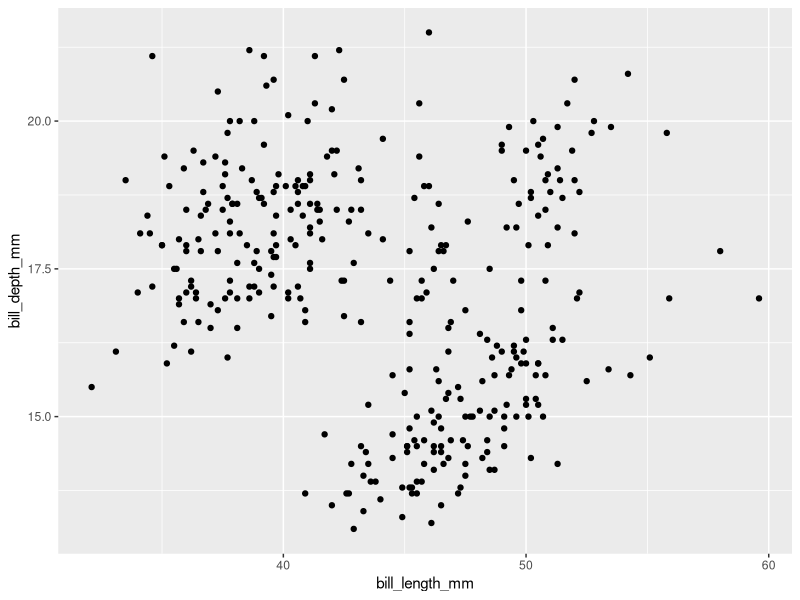
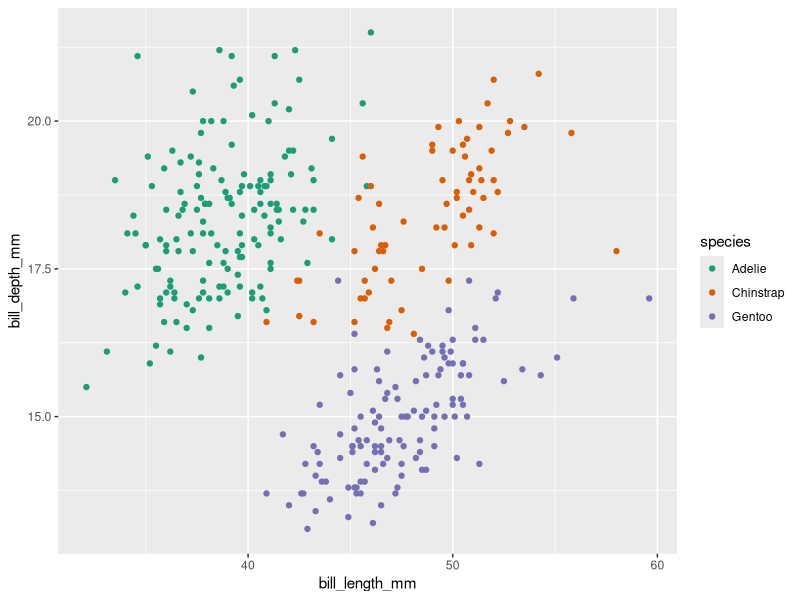
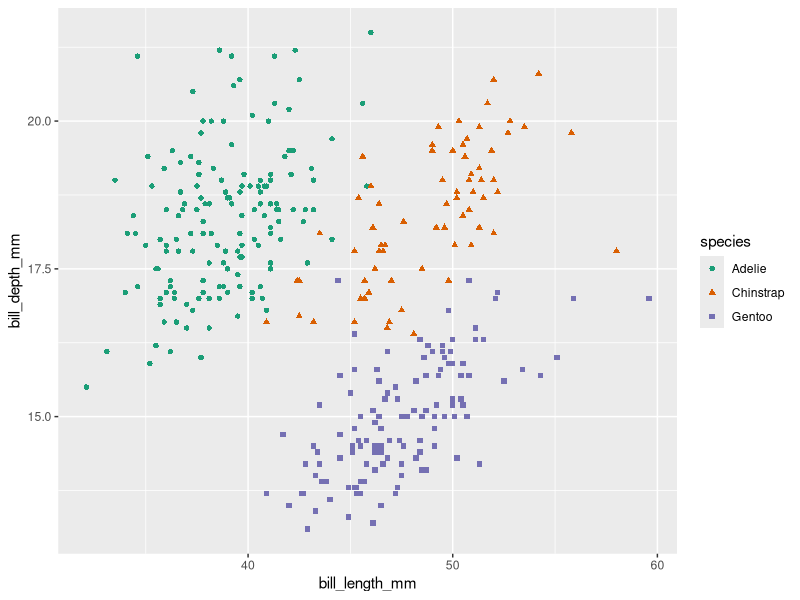
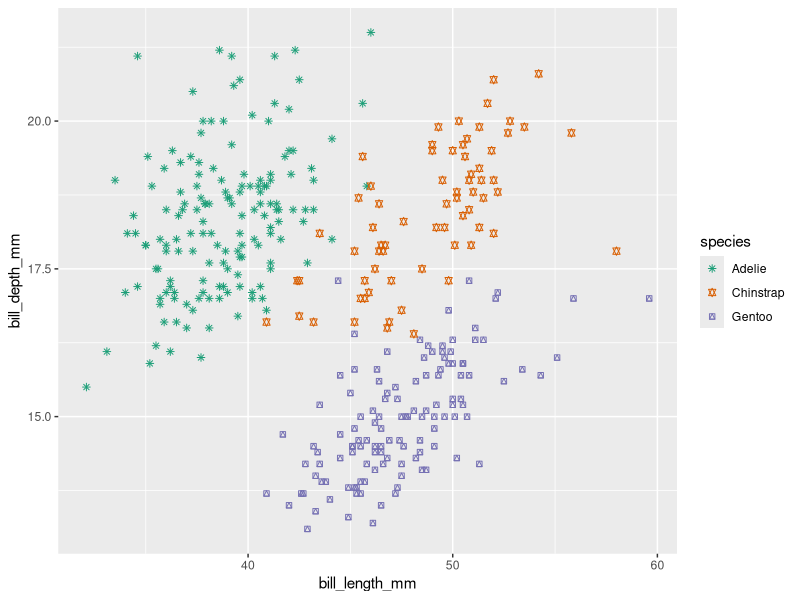
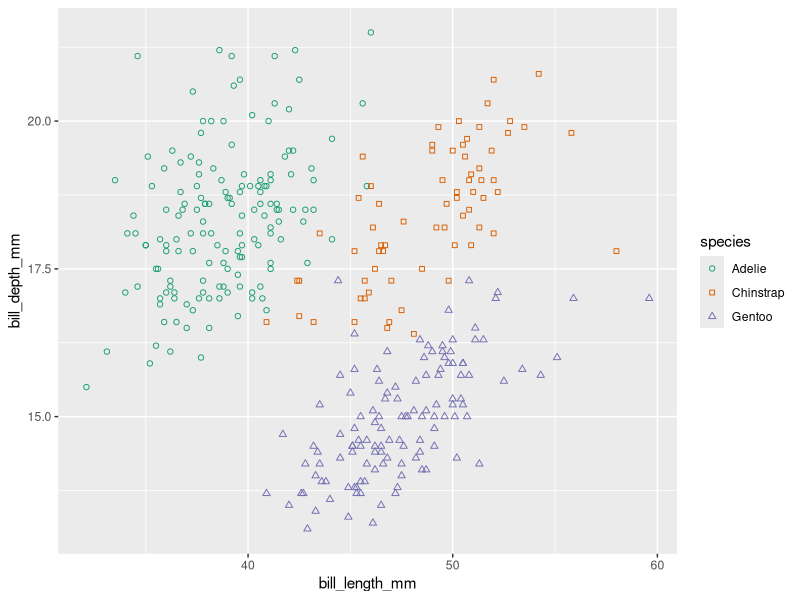
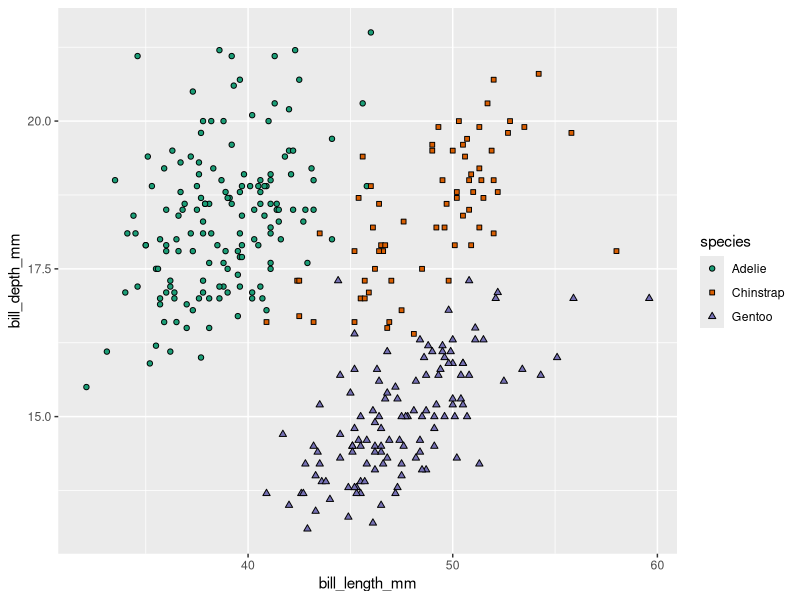
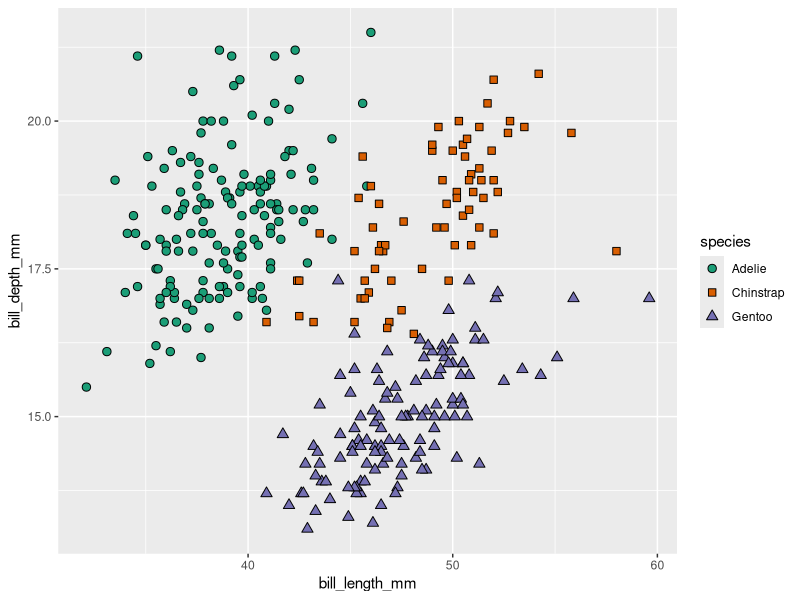
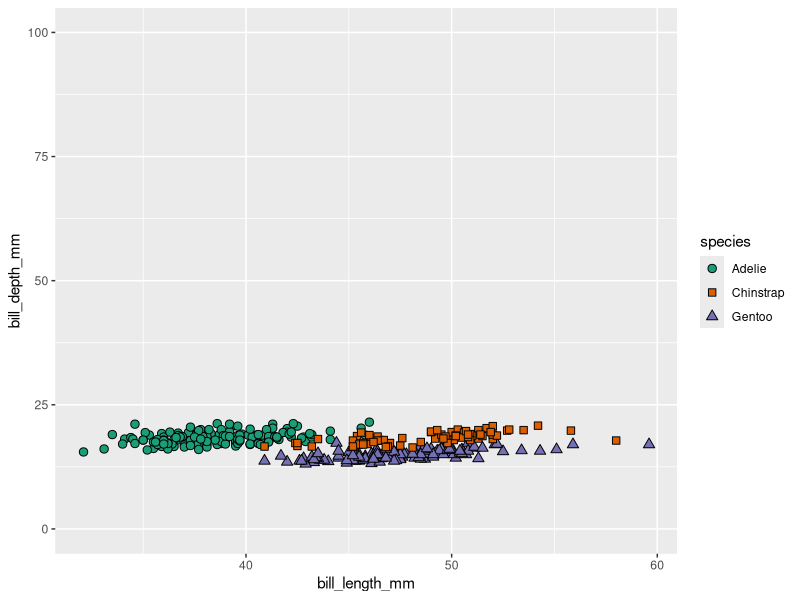

R code for these plots, in order:
## ---- chunk 1
# install.packages("palmerpenguins")
library(ggplot2)
library(here)
library(palmerpenguins)


## ---- chunk 2
# Read in the palmer penguins data
penguins <- penguins
## ---- chunk 3
# Putting a "?" in front of a function (or built-in dataset) will automatically bring up its help page!
?penguins
## ---- chunk 4
ggplot(data = penguins, aes(x = bill_length_mm, y = bill_depth_mm)) +
  geom_point()
## ---- chunk 5

## ---- chunk 6
ggplot(data = penguins, aes(x = bill_length_mm, y = bill_depth_mm)) +
  geom_point(aes(color = species)) +
  scale_color_brewer(palette = "Dark2")
## ---- chunk 7
ggplot(data = penguins, aes(x = bill_length_mm, y = bill_depth_mm)) +
  geom_point(aes(color = species,
                 shape = species)) +
  scale_color_brewer(palette = "Dark2")
## ---- chunk 8
ggplot(data = penguins, aes(x = bill_length_mm, y = bill_depth_mm)) +
  geom_point(aes(color = species,
                 shape = species)) +
  scale_color_brewer(palette = "Dark2") +
  scale_shape_manual(values = c(8, 11, 14))
## ---- chunk 9
ggplot(data = penguins, aes(x = bill_length_mm, y = bill_depth_mm)) +
  geom_point(aes(color = species,
                 shape = species)) +
  scale_color_brewer(palette = "Dark2") +
  scale_shape_manual(values = c(21, 22, 24))
## ---- chunk 10
ggplot(data = penguins, aes(x = bill_length_mm, y = bill_depth_mm)) +
  geom_point(aes(fill = species,
                 shape = species)) +
  scale_fill_brewer(palette = "Dark2") +
  scale_shape_manual(values = c(21, 22, 24))
## ---- chunk 11
ggplot(data = penguins, aes(x = bill_length_mm, y = bill_depth_mm)) +
  geom_point(aes(fill = species,
                 shape = species),
             size = 2.5) +
  scale_fill_brewer(palette = "Dark2") +
  scale_shape_manual(values = c(21, 22, 24))
## ---- chunk 12
ggplot(data = penguins, aes(x = bill_length_mm, y = bill_depth_mm)) +
  geom_point(aes(fill = species,
                 shape = species),
             size = 2.5) +
  scale_fill_brewer(palette = "Dark2") +
  scale_shape_manual(values = c(21, 22, 24)) +
  scale_y_continuous(limits = c(0, 100))
## ---- chunk 13
# Putting a "?" in front of a function (or built-in dataset) will automatically bring up its help page!
?CO2
